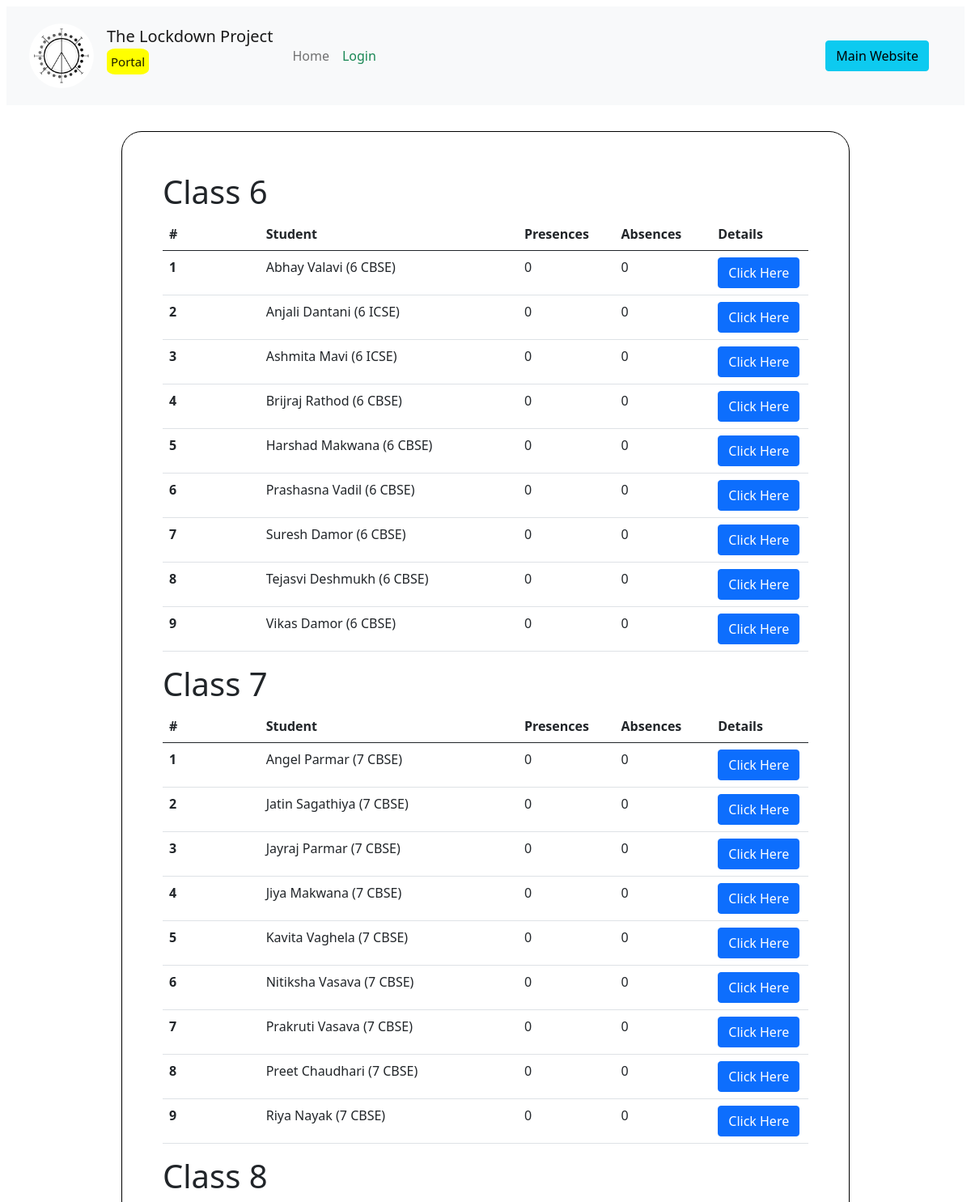
The page / (upper part) on the database its author committed.
### main/models.py (models this page shows, shortened)
class Student(models.Model):
    f_name= models.CharField(max_length=30)
    l_name= models.CharField(max_length=30)
    grade= models.ForeignKey(Grade, on_delete=models.CASCADE)
    board= models.ForeignKey(Board, on_delete=models.CASCADE)
    def __str__(self):
        return f"{self.f_name} {self.l_name} ({self.grade} {self.board})"
    def num_present(self):
        return len(self.personal_logs.filter(is_present=True))
    def num_absent_total(self):
        return len(self.personal_logs.filter(is_present=False))

class Grade(models.Model):
    grade= models.IntegerField()
    def __str__(self):
        return f"{self.grade}"

class Board(models.Model):
    board= models.CharField(max_length=10)
    def __str__(self):
        return f"{self.board}"

### main/views.py (the view)
# urls.py: path("", views.index),
def index(response):
    students_class_wise= {}
    for i in range(6,12):
        students_class_wise[i]=(Student.objects.filter(grade=Grade.objects.get(grade=i)).order_by("f_name"))
    return render(response, "main/home.html", {
        "classes": range(6,12),
        "students": students_class_wise,
        "user": response.user,
    })

### main/templates/main/home.html (shortened to what this page needs)
{% extends "main/base.html" %}
{% block body %}
<div class= "student-table">
{% for grade, kids in students.items %}
  <h1> Class {{grade}} </h1>
  <table class="table">
    <thead>
      <tr>
        <th scope="col" style="width: 15%;">#</th>
        <th scope="col" style="width: 40%;">Student</th>
        <th scope="col" style="width: 15%;">Presences</th>
        <th scope="col" style="width: 15%;">Absences</th>
        <th scope="col" style="width: 15%;">Details</th>
      </tr>
    </thead>
    <tbody>
      {% for kid in kids %}
        <tr>
          <th scope="row" class="index"></th>
          <td>{{kid}}</td>
          <td>{{kid.num_present}}</td>
          <td>{{kid.num_absent_total}}</td>
          <td> <a href="/student/{{kid.id}}"><button type="button" class="btn btn-primary">Click Here</button></a></td>
        </tr>
      {% endfor %}
    </tbody>
  </table>
{% endfor %}
</div>
{% endblock body %}

### main/templates/main/base.html (shortened to what this page needs)
{% load static %}
<!doctype html>
<html lang="en">
  <head>
    <link href="https://cdn.jsdelivr.net/npm/bootstrap@5.0.2/dist/css/bootstrap.min.css" rel="stylesheet">
  </head>
  <body>
    <nav class="navbar navbar-expand-lg navbar-light bg-light p-3 m-2">
      <div class="container-fluid">
        <a class="navbar-brand" href="/">
          <img src="{% static 'main/images/tlp_logo.png' %}" width="80" height="80" class="d-inline-block align-top" alt="TLP Logo" style="border-radius:100%;">
        </a>
        <a class="navbar-brand" id="nav-title" href="/">
          The Lockdown Project
         <p style="font-size: 15px; background-color:yellow; width:fit-content; padding: 5px; border-radius: 20%;"> Portal </p>
        </a>
        <div class="collapse navbar-collapse" id="navbarSupportedContent">
          <ul class="navbar-nav me-auto mb-2 mb-lg-0">
            <li class="nav-item">
              <a class="nav-link" aria-current="page" href="/">Home</a>
            </li>
            {% if  user.is_authenticated %}
              <li class="nav-item">
                <a class="nav-link text-primary" href="/user/log">Mark Attendence</a>
              </li>
              <li class="nav-item">
                <a class="nav-link text-success" href="/user/tutor-log">Logs</a>
              </li>
              <li class="nav-item">
                <a class="nav-link text-danger" href="/password_change"> Change Password</a>
              </li>
            {% else %}
              <li class="nav-item">
                <a class="nav-link text-success" href="/login">Login</a>
              </li>
            {% endif %}
          </ul>
            <ul class="nav justify-content-end">
              <li class="nav-item">
                <a class="nav-link" href="https://www.thelockdownproject.org/"><button type="button" class="btn btn-info">Main Website</button></a>
              </li>
            </ul>
        </div>
      </div>
    </nav>
    <div class="m-3 p-3">
    {% block body %}
    {% endblock %}
    </div>
</html>

### rows shown on the page
Student: f_name+l_name+grade "Abhay Valavi (6 CBSE)", num_present "0", num_absent_total "0"
Student: f_name+l_name+grade "Anjali Dantani (6 ICSE)", num_present "0", num_absent_total "0"
Student: f_name+l_name+grade "Ashmita Mavi (6 ICSE)", num_present "0", num_absent_total "0"
Student: f_name+l_name+grade "Brijraj Rathod (6 CBSE)", num_present "0", num_absent_total "0"
Student: f_name+l_name+grade "Harshad Makwana (6 CBSE)", num_present "0", num_absent_total "0"
Student: f_name+l_name+grade "Prashasna Vadil (6 CBSE)", num_present "0", num_absent_total "0"
Student: f_name+l_name+grade "Suresh Damor (6 CBSE)", num_present "0", num_absent_total "0"
Student: f_name+l_name+grade "Tejasvi Deshmukh (6 CBSE)", num_present "0", num_absent_total "0"
Student: f_name+l_name+grade "Vikas Damor (6 CBSE)", num_present "0", num_absent_total "0"
Student: f_name+l_name+grade "Angel Parmar (7 CBSE)", num_present "0", num_absent_total "0"
Student: f_name+l_name+grade "Jatin Sagathiya (7 CBSE)", num_present "0", num_absent_total "0"
Student: f_name+l_name+grade "Jayraj Parmar (7 CBSE)", num_present "0", num_absent_total "0"
Student: f_name+l_name+grade "Jiya Makwana (7 CBSE)", num_present "0", num_absent_total "0"
Student: f_name+l_name+grade "Kavita Vaghela (7 CBSE)", num_present "0", num_absent_total "0"
Student: f_name+l_name+grade "Nitiksha Vasava (7 CBSE)", num_present "0", num_absent_total "0"
Student: f_name+l_name+grade "Prakruti Vasava (7 CBSE)", num_present "0", num_absent_total "0"
Student: f_name+l_name+grade "Preet Chaudhari (7 CBSE)", num_present "0", num_absent_total "0"
Student: f_name+l_name+grade "Riya Nayak (7 CBSE)", num_present "0", num_absent_total "0"

### other values the page prints
{{ grade }} "6" "7" "8"
